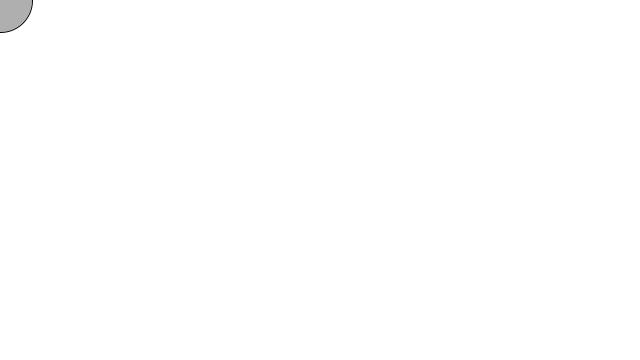
Frame 1 (no input)
Frame 60 (the mouse pressed at the canvas centre just before this capture): identical to frame 1, image omitted
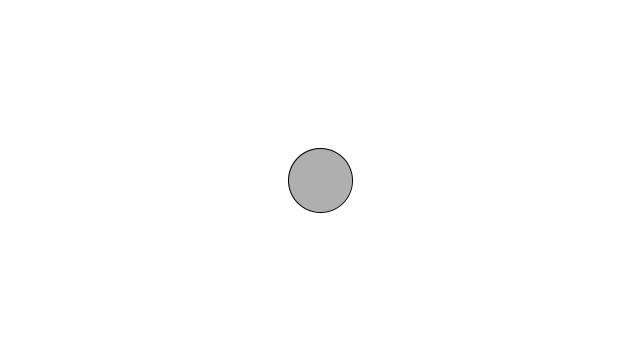
Frame 120 (the mouse held since frame 60 and released just before this capture)

The Processing sketch that drew these frames (run headless with seeded random() and noise(); from frame 60 on, the mouse is pressed at the canvas centre):

// Processing sketch: game1
// ── game1.pde
// Cather tab1

Catcher catcher;

void setup() {
  size(640, 360);
  catcher = new Catcher(32);
}

void draw() {
  background(255);
  catcher.setLocation(mouseX, mouseY);
  catcher.display();
}
// ── Catcher.pde
// Catcher2

class Catcher {
  float r; // radius
  float x,y; // location
  
  Catcher(float tempR) {
    r = tempR;
    x = 0;
  }
  
  
  void setLocation(float tempX, float tempY) {
    x = tempX;
    y = tempY;
  }
  
  void display() {
    stroke(0);
    fill(175);
    ellipse(x,y,r*2,r*2);
  }
  
}
    
